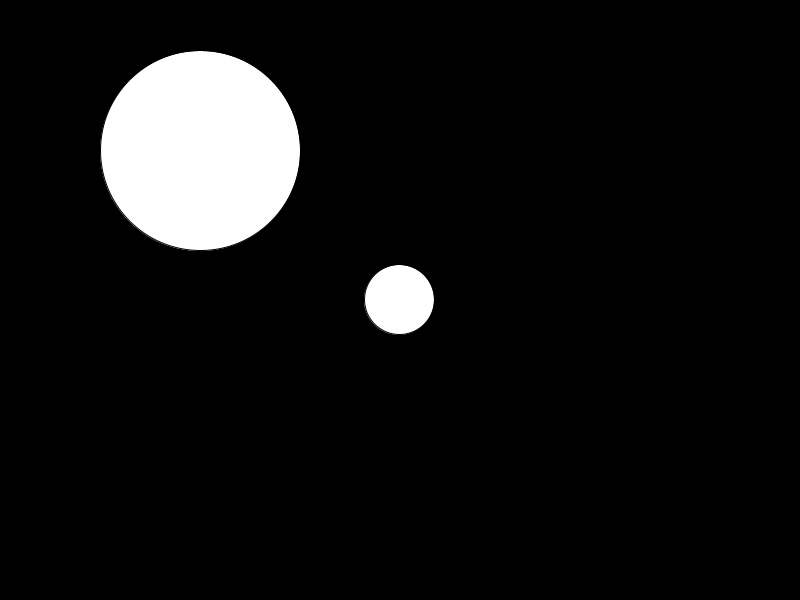
Frame 1 (no input)
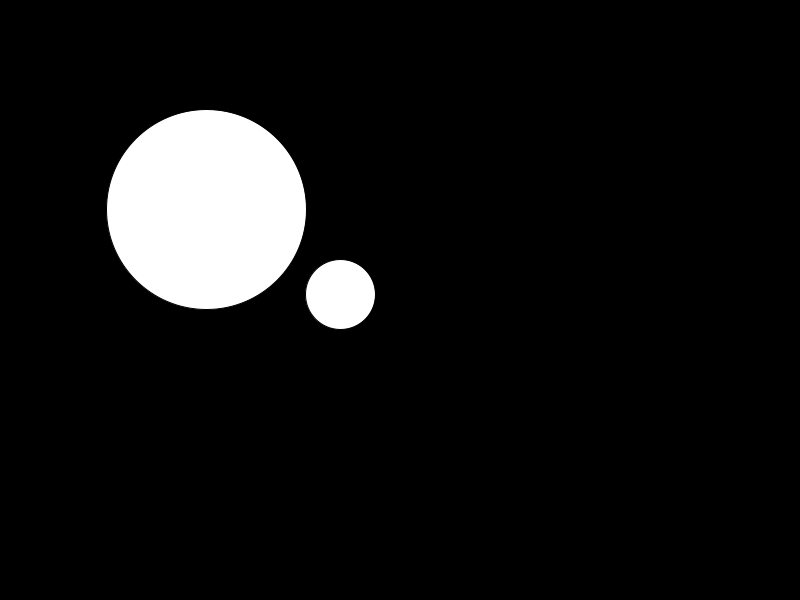
Frame 60 (the mouse pressed at the canvas centre just before this capture)
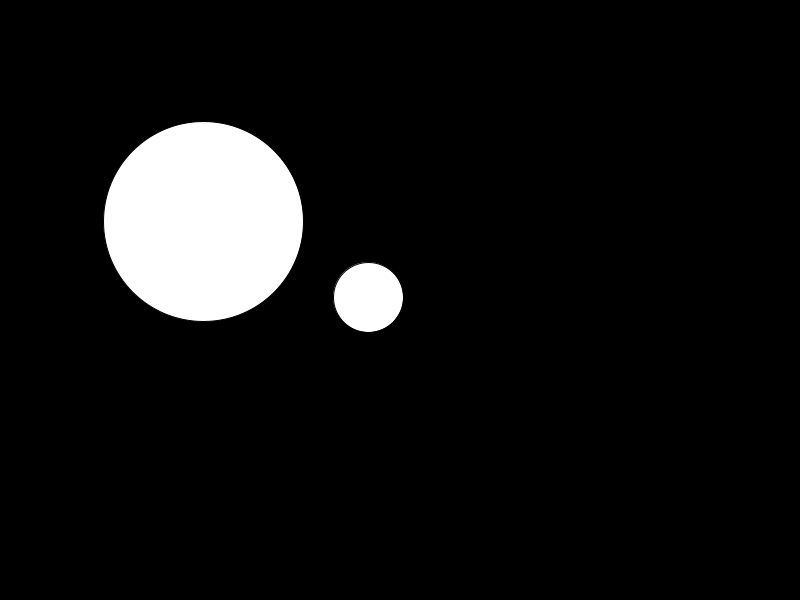
Frame 120 (the mouse held since frame 60 and released just before this capture)

The Processing sketch that drew these frames (run headless with seeded random() and noise(); from frame 60 on, the mouse is pressed at the canvas centre):

// Processing sketch: sketch_2_balls_bounce_off_each_other
// ── sketch_2_balls_bounce_off_each_other.pde
//declare loc, vel, acc
PVector loc, vel, acc;
PVector loc2,vel2,acc2;
int sz = 70;
int sz2 = 200;

void setup(){
  size(800,600);
  //initialize variables
  loc = new PVector(width/2, height/2);
  vel = PVector.random2D();
  acc = new PVector(0,0);
  loc2 = new PVector(width*.25, height*.25);
  vel2 = PVector.random2D();
  acc2 = new PVector(0,0);
}

void draw(){
  background(0);
  //move the balls
  vel.add(acc);
  loc.add(vel);
  vel2.add(acc2);
  loc2.add(vel2);
  
  //check to see if circles are touching
  if(loc.dist(loc2) < sz/2 + sz2/2){
    if(loc.x < loc2.x){       //if ball 1 is on the left
      vel.x = -abs(vel.x);
      vel2.x = abs(vel2.x);
    } else{
      vel.x = abs(vel.x);
      vel2.x = -abs(vel2.x);
    }
    if(loc.y < loc2.y){
      vel.y = -abs(vel.y);
      vel2.y = abs(vel2.y);
    } else {
      vel.y = abs(vel.y);
      vel2.y = -abs(vel.y);
    }
  }
  
  //draw the balls
  ellipse(loc.x, loc.y, sz, sz);
  ellipse(loc2.x, loc2.y, sz2, sz2);
  
  //bounce ball around screen
  if(loc.x + sz/2 > width || loc.x - sz/2 < 0) {
    vel.x *= -1;
  }
  if(loc.y +sz/2 > height || loc.y - sz/2 < 0){
    vel.y *= -1;
  }
  if(loc2.x + sz/2 > width || loc2.x - sz/2 < 0) {
    vel2.x *= -1;
  }
  if(loc2.y +sz/2 > height || loc2.y - sz/2 < 0){
    vel2.y *= -1;
  }
}

void mouseReleased() {
  loc2.set(mouseX, mouseY);
}
  
  

  
